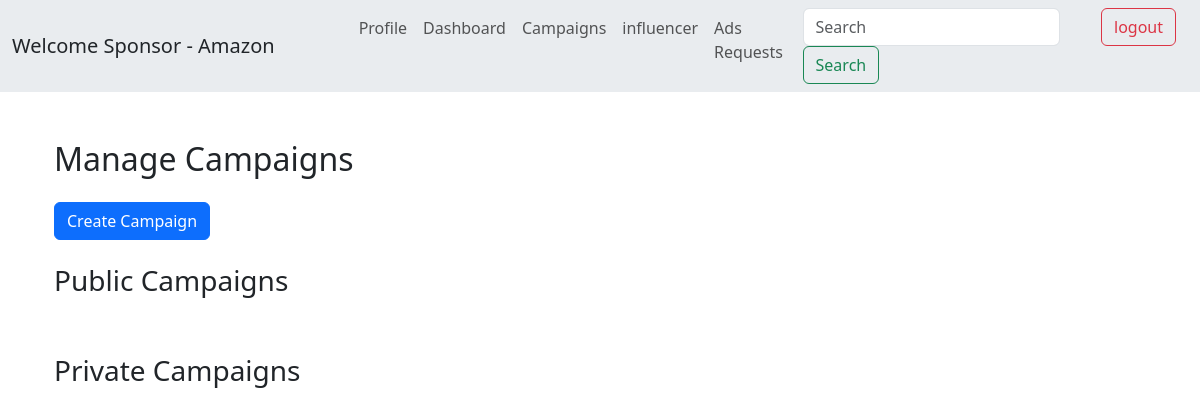
The app's page /sponsor/campaigns (signed in), older data.
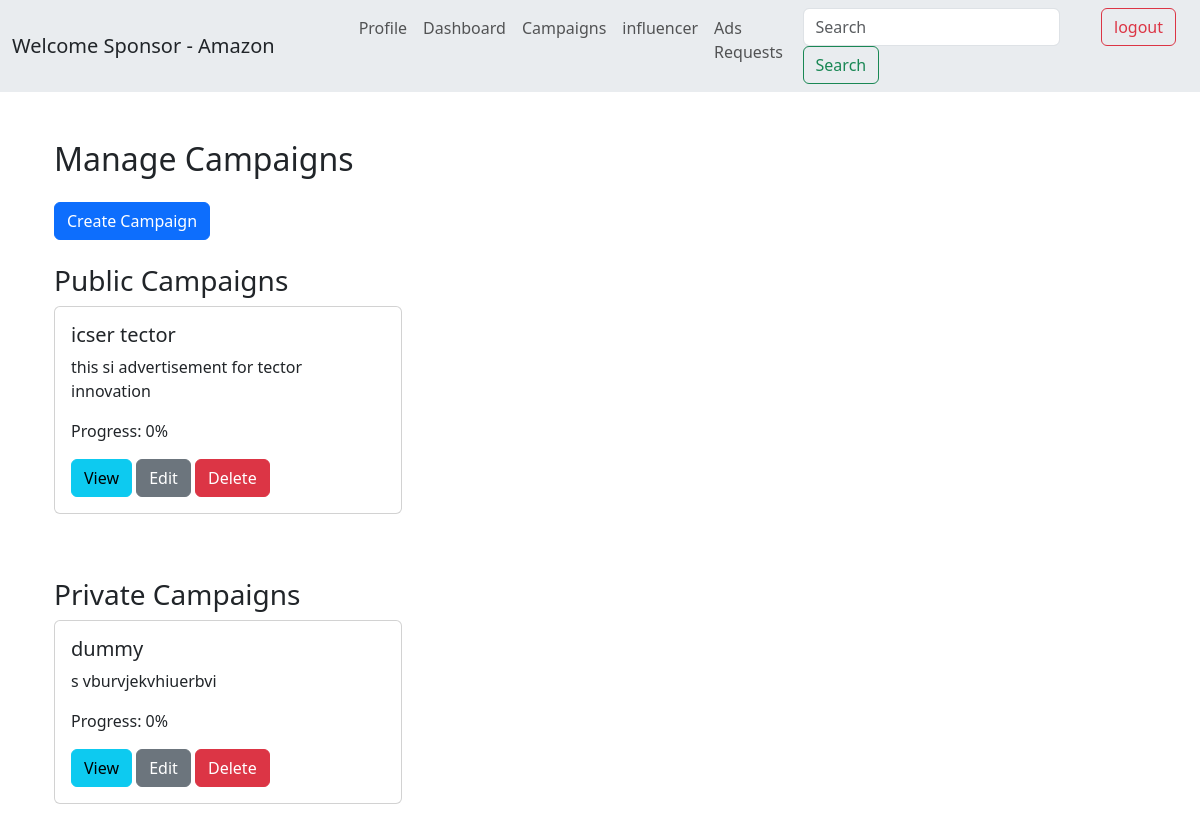
The same page, newer data.
### models.py (models this page shows)
class Campaign(db.Model):
    __tablename__ = 'campaigns'
    id = db.Column(db.Integer, primary_key=True)
    title = db.Column(db.String(200), nullable=False)
    description = db.Column(db.String(400), nullable=False)
    niche = db.Column(db.String(100), nullable=False)
    start_date = db.Column(db.Date, nullable=False)
    end_date = db.Column(db.Date, nullable=False)
    budget = db.Column(db.Float, nullable=False)
    visibility = db.Column(db.String(50), nullable=False)
    status = db.Column(db.String(50), nullable=False, default='ongoing')
    goals = db.Column(db.Text, nullable=True)
    sponsor_id = db.Column(db.Integer, db.ForeignKey('users.id'), nullable=False)
    is_flagged = db.Column(db.Boolean, default=False)
    sponsor = db.relationship('User', backref=db.backref('campaigns', lazy=True))
    ad_requests = db.relationship('AdRequest', backref='campaigns', lazy=True)
    def progress(self):
        total_ads_required = sum(ad_request.ads_required for ad_request in self.ad_requests)
        total_ads_completed = sum(ad_request.ads_completed for ad_request in self.ad_requests)
        if total_ads_required == 0:
            return 0
        return int((total_ads_completed / total_ads_required) * 100)

### main.py (the view, shortened to what this page needs)
@app.route('/sponsor/campaigns', methods=['GET', 'POST'])
def sponsor_campaigns():
    if 'user_id' not in session or session['user_role'] != 'sponsor':
        flash('You need to be logged in as a sponsor to create a campaign.', 'danger')
        return redirect(url_for('login'))
    sponsor_id = session['user_id']
    public_campaigns = Campaign.query.filter_by(visibility='public', sponsor_id=sponsor_id).all()
    private_campaigns = Campaign.query.filter_by(visibility='private', sponsor_id=sponsor_id).all()
    return render_template('/sponsor/sponsor_campaigns.html', public_campaigns=public_campaigns, private_campaigns=private_campaigns)

### templates/sponsor/sponsor_campaigns.html (shortened to what this page needs)
{% extends 'base.html' %}
{% block content %}
<div class="container mt-5">
    <h2 class="mb-4">Manage Campaigns</h2>
    <button type="button" class="btn btn-primary mb-4" data-toggle="modal" data-target="#createCampaignModal">
        Create Campaign
    </button>
    <div class="mb-5">
        <h3>Public Campaigns</h3>
        <div class="row">
            {% for campaign in public_campaigns %}
                {% if campaign.sponsor_id == session['user_id'] %}
                    <div class="col-md-4 mb-3">
                        <div class="card">
                            <div class="card-body">
                                <h5 class="card-title">{{ campaign.title }}</h5>
                                <p class="card-text">{{ campaign.description }}</p>
                                <p class="card-text">Progress: {{ campaign.progress() }}%</p>
                                <a href="{{ url_for('view_campaign', campaign_id=campaign.id) }}" class="btn btn-info">View </a>
                                <a href="{{ url_for('edit_campaign', campaign_id=campaign.id) }}" class="btn btn-secondary">Edit </a>
                                <form method="POST" action="{{ url_for('delete_campaign', campaign_id=campaign.id) }}" style="display:inline;">
                                    <button type="submit" class="btn btn-danger">Delete </button>
                                </form>
                            </div>
                        </div>
                    </div>
                {% endif %}
            {% endfor %}
        </div>
    </div>
    <div class="mb-5">
        <h3>Private Campaigns</h3>
        <div class="row">
            {% for campaign in private_campaigns %}
                {% if campaign.sponsor_id == session['user_id'] %}
                    <div class="col-md-4 mb-3">
                        <div class="card">
                            <div class="card-body">
                                <h5 class="card-title">{{ campaign.title }}</h5>
                                <p class="card-text">{{ campaign.description }}</p>
                                <p class="card-text">Progress: {{ campaign.progress() }}%</p>
                                <a href="{{ url_for('view_campaign', campaign_id=campaign.id) }}" class="btn btn-info">View </a>
                                <a href="{{ url_for('edit_campaign', campaign_id=campaign.id) }}" class="btn btn-secondary">Edit </a>
                                <form method="POST" action="{{ url_for('delete_campaign', campaign_id=campaign.id) }}" style="display:inline;">
                                    <button type="submit" class="btn btn-danger">Delete </button>
                                </form>
                            </div>
                        </div>
                    </div>
                {% endif %}
            {% endfor %}
        </div>
    </div>
</div>
{% endblock %}

Row changes from the older to the newer data that the page shows:
added Campaign: title "icser tector", description "this si advertisement for tector innovation", progress "0", shown under "Public Campaigns"
added Campaign: title "dummy", description "s vburvjekvhiuerbvi", progress "0", shown under "Private Campaigns"
